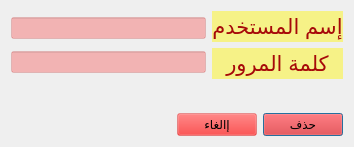
<?xml version="1.0" encoding="UTF-8"?>
<ui version="4.0">
 <class>DeleteAdminDialog</class>
 <widget class="QDialog" name="DeleteAdminDialog">
  <property name="geometry">
   <rect>
    <x>0</x>
    <y>0</y>
    <width>354</width>
    <height>147</height>
   </rect>
  </property>
  <property name="windowTitle">
   <string>Dialog</string>
  </property>
  <property name="layoutDirection">
   <enum>Qt::LeftToRight</enum>
  </property>
  <property name="styleSheet">
   <string notr="true"/>
  </property>
  <layout class="QVBoxLayout" name="verticalLayout_3">
   <item>
    <layout class="QHBoxLayout" name="horizontalLayout">
     <item>
      <layout class="QVBoxLayout" name="verticalLayout_2">
       <item>
        <widget class="QLineEdit" name="username_delete_line_edit">
         <property name="sizePolicy">
          <sizepolicy hsizetype="Expanding" vsizetype="Fixed">
           <horstretch>0</horstretch>
           <verstretch>0</verstretch>
          </sizepolicy>
         </property>
         <property name="styleSheet">
          <string notr="true">background-color: rgba(251, 0, 0, 64);</string>
         </property>
         <property name="alignment">
          <set>Qt::AlignCenter</set>
         </property>
        </widget>
       </item>
       <item>
        <widget class="QLineEdit" name="password_delete_line_edit">
         <property name="sizePolicy">
          <sizepolicy hsizetype="Expanding" vsizetype="Fixed">
           <horstretch>0</horstretch>
           <verstretch>0</verstretch>
          </sizepolicy>
         </property>
         <property name="styleSheet">
          <string notr="true">background-color: rgba(251, 0, 0, 64);</string>
         </property>
         <property name="echoMode">
          <enum>QLineEdit::Password</enum>
         </property>
         <property name="alignment">
          <set>Qt::AlignCenter</set>
         </property>
        </widget>
       </item>
      </layout>
     </item>
     <item>
      <layout class="QVBoxLayout" name="verticalLayout">
       <item>
        <widget class="QLabel" name="label">
         <property name="styleSheet">
          <string notr="true">background-color: rgba(255, 245, 3, 112);
border-color: rgba(192, 12, 12, 157);</string>
         </property>
         <property name="text">
          <string>&lt;html&gt;&lt;head/&gt;&lt;body&gt;&lt;p align=&quot;center&quot;&gt;&lt;span style=&quot; font-size:16pt; color:#a60909;&quot;&gt;إسم المستخدم&lt;/span&gt;&lt;/p&gt;&lt;/body&gt;&lt;/html&gt;</string>
         </property>
        </widget>
       </item>
       <item>
        <widget class="QLabel" name="label_2">
         <property name="styleSheet">
          <string notr="true">background-color: rgba(255, 245, 3, 112);
border-color: rgba(192, 12, 12, 157);</string>
         </property>
         <property name="text">
          <string>&lt;html&gt;&lt;head/&gt;&lt;body&gt;&lt;p align=&quot;center&quot;&gt;&lt;span style=&quot; font-size:16pt; color:#a60909;&quot;&gt;كلمة المرور&lt;/span&gt;&lt;/p&gt;&lt;/body&gt;&lt;/html&gt;</string>
         </property>
        </widget>
       </item>
      </layout>
     </item>
    </layout>
   </item>
   <item>
    <spacer name="verticalSpacer">
     <property name="orientation">
      <enum>Qt::Vertical</enum>
     </property>
     <property name="sizeType">
      <enum>QSizePolicy::Fixed</enum>
     </property>
     <property name="sizeHint" stdset="0">
      <size>
       <width>20</width>
       <height>28</height>
      </size>
     </property>
    </spacer>
   </item>
   <item>
    <layout class="QHBoxLayout" name="horizontalLayout_3">
     <item>
      <spacer name="horizontalSpacer">
       <property name="orientation">
        <enum>Qt::Horizontal</enum>
       </property>
       <property name="sizeHint" stdset="0">
        <size>
         <width>40</width>
         <height>20</height>
        </size>
       </property>
      </spacer>
     </item>
     <item>
      <widget class="QPushButton" name="cancel_delete_admin_button">
       <property name="sizePolicy">
        <sizepolicy hsizetype="Fixed" vsizetype="Fixed">
         <horstretch>0</horstretch>
         <verstretch>0</verstretch>
        </sizepolicy>
       </property>
       <property name="styleSheet">
        <string notr="true">background-color: rgba(251, 0, 0, 64);</string>
       </property>
       <property name="text">
        <string>إالغاء</string>
       </property>
       <property name="autoDefault">
        <bool>false</bool>
       </property>
       <property name="default">
        <bool>true</bool>
       </property>
      </widget>
     </item>
     <item>
      <widget class="QPushButton" name="submit_delete_admin_button">
       <property name="sizePolicy">
        <sizepolicy hsizetype="Fixed" vsizetype="Fixed">
         <horstretch>0</horstretch>
         <verstretch>0</verstretch>
        </sizepolicy>
       </property>
       <property name="styleSheet">
        <string notr="true">background-color: rgba(251, 0, 0, 64);</string>
       </property>
       <property name="text">
        <string>حذف</string>
       </property>
       <property name="autoDefault">
        <bool>false</bool>
       </property>
       <property name="default">
        <bool>true</bool>
       </property>
      </widget>
     </item>
    </layout>
   </item>
  </layout>
 </widget>
 <resources/>
 <connections/>
</ui>
